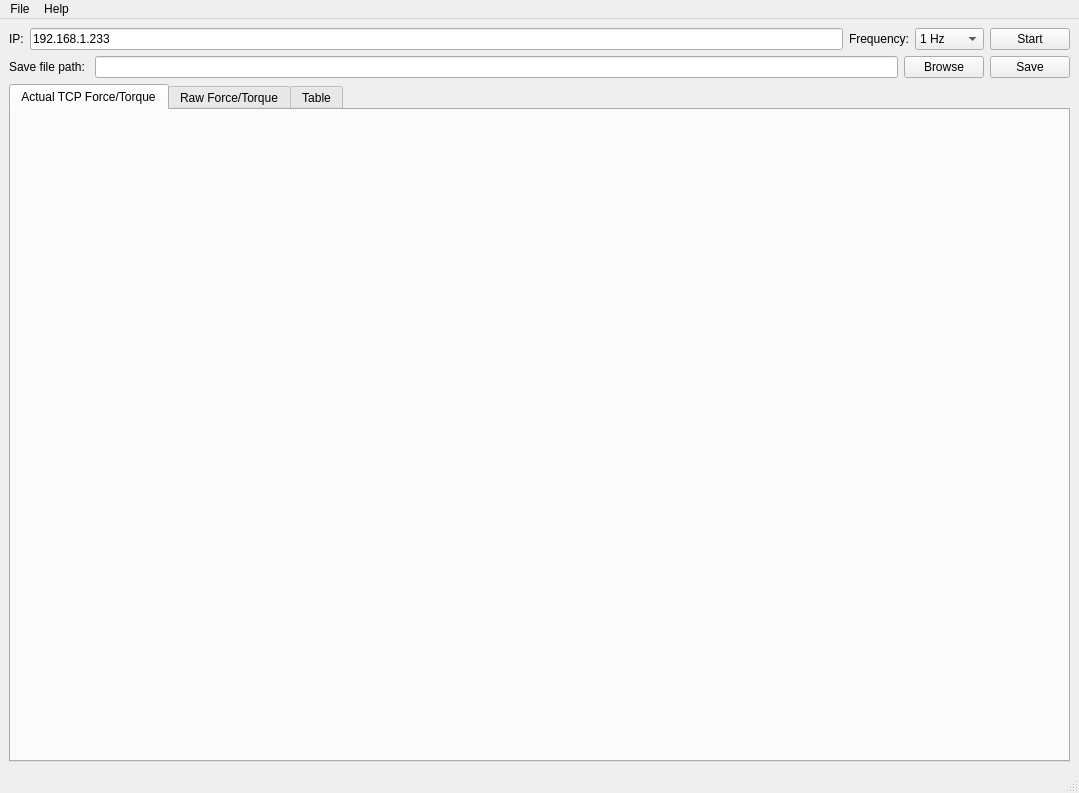
<?xml version="1.0" encoding="UTF-8"?>
<ui version="4.0">
 <class>MainWindow</class>
 <widget class="QMainWindow" name="MainWindow">
  <property name="geometry">
   <rect>
    <x>0</x>
    <y>0</y>
    <width>1079</width>
    <height>793</height>
   </rect>
  </property>
  <property name="windowTitle">
   <string>UR Force Recorder</string>
  </property>
  <widget class="QWidget" name="centralwidget">
   <layout class="QVBoxLayout" name="verticalLayout_2">
    <item>
     <layout class="QVBoxLayout" name="verticalLayout_main">
      <item>
       <layout class="QHBoxLayout" name="horizontalLayout_ipRow1">
        <item>
         <widget class="QLabel" name="label">
          <property name="text">
           <string>IP:</string>
          </property>
         </widget>
        </item>
        <item>
         <widget class="QLineEdit" name="lineEdit_ip">
          <property name="text">
           <string>192.168.1.233</string>
          </property>
         </widget>
        </item>
        <item>
         <widget class="QLabel" name="label_2">
          <property name="text">
           <string>Frequency:</string>
          </property>
         </widget>
        </item>
        <item>
         <widget class="QComboBox" name="comboBox_frequency">
          <item>
           <property name="text">
            <string>1 Hz</string>
           </property>
          </item>
          <item>
           <property name="text">
            <string>2 Hz</string>
           </property>
          </item>
          <item>
           <property name="text">
            <string>5 Hz</string>
           </property>
          </item>
          <item>
           <property name="text">
            <string>10 Hz</string>
           </property>
          </item>
          <item>
           <property name="text">
            <string>50 Hz</string>
           </property>
          </item>
          <item>
           <property name="text">
            <string>100 Hz</string>
           </property>
          </item>
          <item>
           <property name="text">
            <string>125 Hz</string>
           </property>
          </item>
          <item>
           <property name="text">
            <string>200 Hz</string>
           </property>
          </item>
          <item>
           <property name="text">
            <string>300 Hz</string>
           </property>
          </item>
          <item>
           <property name="text">
            <string>400 Hz</string>
           </property>
          </item>
          <item>
           <property name="text">
            <string>500 Hz</string>
           </property>
          </item>
         </widget>
        </item>
        <item>
         <widget class="QPushButton" name="pushButton_start">
          <property name="text">
           <string>Start</string>
          </property>
         </widget>
        </item>
       </layout>
      </item>
      <item>
       <layout class="QHBoxLayout" name="horizontalLayout_ipRow2">
        <item>
         <widget class="QLabel" name="label_3">
          <property name="text">
           <string>Save file path: </string>
          </property>
         </widget>
        </item>
        <item>
         <widget class="QLineEdit" name="lineEdit_saveFilePath"/>
        </item>
        <item>
         <widget class="QPushButton" name="pushButton_browse">
          <property name="text">
           <string>Browse</string>
          </property>
         </widget>
        </item>
        <item>
         <widget class="QPushButton" name="pushButton_save">
          <property name="text">
           <string>Save</string>
          </property>
         </widget>
        </item>
       </layout>
      </item>
      <item>
       <widget class="QTabWidget" name="tabWidget">
        <property name="currentIndex">
         <number>0</number>
        </property>
        <widget class="QWidget" name="tab_actualFT">
         <attribute name="title">
          <string>Actual TCP Force/Torque</string>
         </attribute>
         <layout class="QVBoxLayout" name="verticalLayout_3">
          <item>
           <layout class="QVBoxLayout" name="verticalLayout_actualFT"/>
          </item>
         </layout>
        </widget>
        <widget class="QWidget" name="tab_rawFT">
         <attribute name="title">
          <string>Raw Force/Torque</string>
         </attribute>
         <layout class="QVBoxLayout" name="verticalLayout_4">
          <item>
           <layout class="QVBoxLayout" name="verticalLayout_rawFT"/>
          </item>
         </layout>
        </widget>
        <widget class="QWidget" name="tab_table">
         <attribute name="title">
          <string>Table</string>
         </attribute>
         <layout class="QVBoxLayout" name="verticalLayout">
          <item>
           <widget class="QScrollArea" name="scrollArea_table">
            <property name="widgetResizable">
             <bool>true</bool>
            </property>
            <widget class="QWidget" name="scrollAreaWidgetContents_table">
             <property name="geometry">
              <rect>
               <x>0</x>
               <y>0</y>
               <width>1033</width>
               <height>600</height>
              </rect>
             </property>
            </widget>
           </widget>
          </item>
         </layout>
        </widget>
       </widget>
      </item>
     </layout>
    </item>
   </layout>
  </widget>
  <widget class="QMenuBar" name="menubar">
   <property name="geometry">
    <rect>
     <x>0</x>
     <y>0</y>
     <width>1079</width>
     <height>26</height>
    </rect>
   </property>
   <widget class="QMenu" name="menuFile">
    <property name="title">
     <string>File</string>
    </property>
    <addaction name="actionOpen"/>
    <addaction name="separator"/>
    <addaction name="actionSave"/>
    <addaction name="separator"/>
    <addaction name="actionExit"/>
   </widget>
   <widget class="QMenu" name="menuHelp">
    <property name="title">
     <string>Help</string>
    </property>
    <addaction name="actionEmail"/>
   </widget>
   <addaction name="menuFile"/>
   <addaction name="menuHelp"/>
  </widget>
  <widget class="QStatusBar" name="statusbar"/>
  <action name="actionExit">
   <property name="text">
    <string>Exit</string>
   </property>
  </action>
  <action name="actionEmail">
   <property name="text">
    <string>charintorn@autoflexible.com</string>
   </property>
  </action>
  <action name="actionOpen">
   <property name="text">
    <string>Open</string>
   </property>
  </action>
  <action name="actionSave">
   <property name="text">
    <string>Save</string>
   </property>
  </action>
 </widget>
 <resources/>
 <connections/>
</ui>
